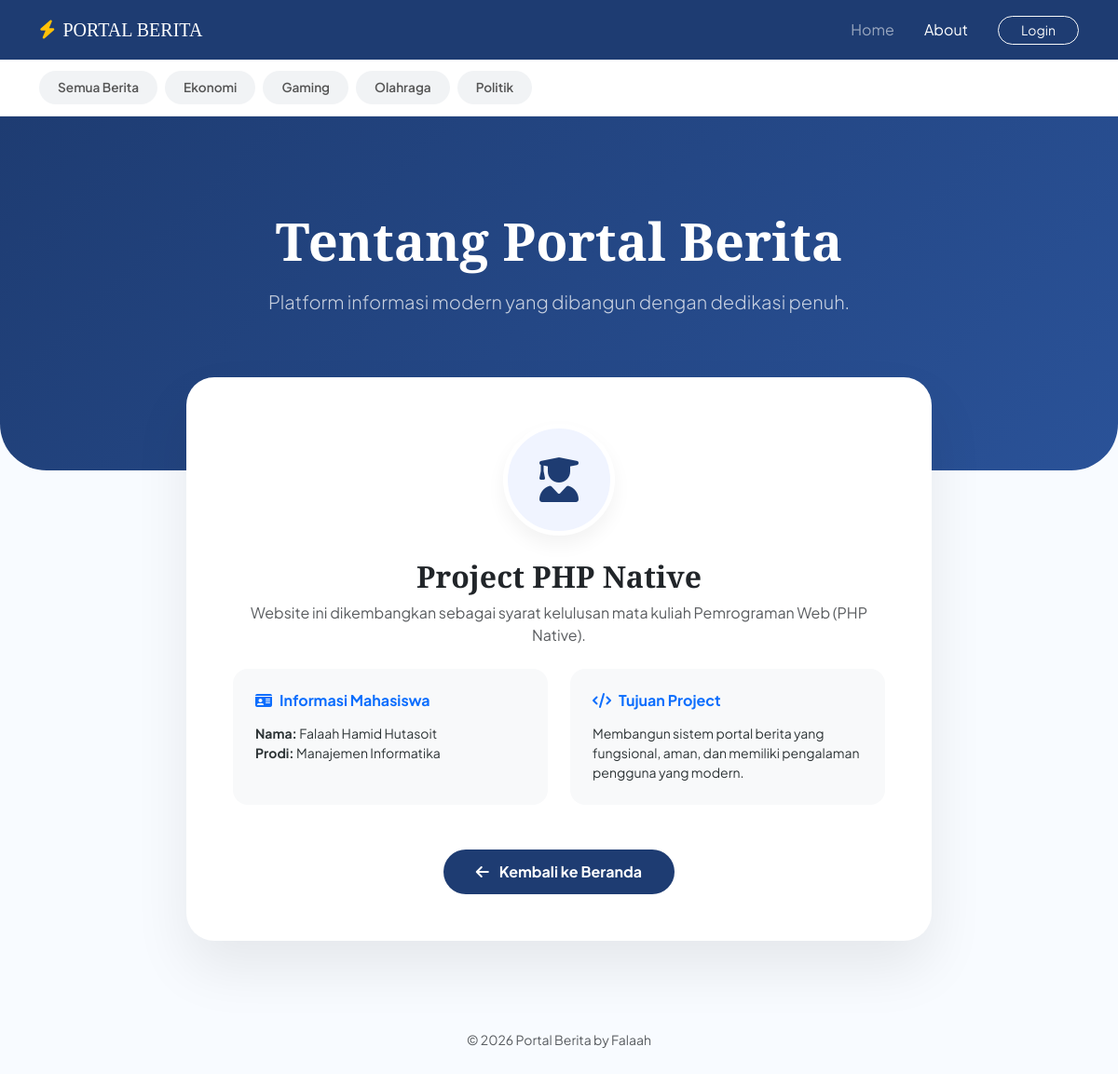
Page /about.php on the committed database.
### tables this page shows
CREATE TABLE `tb_kategori` (
  `id_kategori` int(3) NOT NULL,
  `kategori` varchar(150) NOT NULL
);

### about.php (the view, shortened to what this page needs)
<?php
include 'config/koneksi.php';
?>
<!DOCTYPE html>
<html lang="id">
<head>
    <link href="https://cdn.jsdelivr.net/npm/bootstrap@5.3.3/dist/css/bootstrap.min.css" rel="stylesheet">
    <link rel="stylesheet" href="https://cdnjs.cloudflare.com/ajax/libs/font-awesome/6.5.2/css/all.min.css">
</head>
<body>
<nav class="navbar navbar-expand-lg navbar-dark">
    <div class="container">
        <a class="navbar-brand" href="index.php"><i class="fas fa-bolt me-2 text-warning"></i>PORTAL BERITA</a>
        <div class="collapse navbar-collapse">
            <ul class="navbar-nav ms-auto align-items-center">
                <li class="nav-item"><a class="nav-link px-3" href="index.php">Home</a></li>
                <li class="nav-item"><a class="nav-link px-3 active" href="about.php">About</a></li>
                <?php if(isset($_SESSION['admin_login'])): ?>
                    <li class="nav-item ms-lg-3"><a href="admin/logout.php" class="btn btn-danger btn-sm rounded-pill px-3">Logout</a></li>
                <?php else: ?>
                    <li class="nav-item ms-lg-3"><a href="admin/login.php" class="btn btn-outline-light btn-sm rounded-pill px-4">Login</a></li>
                <?php endif; ?>
            </ul>
        </div>
    </div>
</nav>
<div class="category-bar">
    <div class="container d-flex overflow-auto" style="scrollbar-width: none;">
        <a href="index.php" class="cat-link">Semua Berita</a>
        <?php
        $kat_q = mysqli_query($conn, "SELECT * FROM tb_kategori ORDER BY kategori ASC");
        while($k = mysqli_fetch_array($kat_q)) {
            echo "<a href='kategori.php?id_kategori={$k['id_kategori']}' class='cat-link'>".htmlspecialchars($k['kategori'])."</a>";
        }
        ?>
    </div>
</div>
<header class="about-header text-center">
    <div class="container">
        <h1 class="display-4 fw-bold mb-3">Tentang Portal Berita</h1>
        <p class="lead opacity-75">Platform informasi modern yang dibangun dengan dedikasi penuh.</p>
    </div>
</header>
<div class="container mb-5">
    <div class="profile-card text-center mx-auto" style="max-width: 800px;">
        <div class="creator-avatar">
            <i class="fas fa-user-graduate"></i>
        </div>
        <h2 class="fw-bold text-dark mb-2">Project PHP Native</h2>
        <p class="text-muted mb-4">Website ini dikembangkan sebagai syarat kelulusan mata kuliah Pemrograman Web (PHP Native).</p>
        <div class="row text-start mb-5 g-4">
            <div class="col-md-6">
                <div class="p-4 rounded-4 bg-light h-100">
                    <h6 class="fw-bold text-primary mb-3"><i class="fas fa-id-card me-2"></i>Informasi Mahasiswa</h6>
                    <p class="m-0 small"><strong>Nama:</strong> Falaah Hamid Hutasoit</p>
                    <p class="m-0 small"><strong>Prodi:</strong> Manajemen Informatika</p>
                </div>
            </div>
            <div class="col-md-6">
                <div class="p-4 rounded-4 bg-light h-100">
                    <h6 class="fw-bold text-primary mb-3"><i class="fas fa-code me-2"></i>Tujuan Project</h6>
                    <p class="m-0 small">Membangun sistem portal berita yang fungsional, aman, dan memiliki pengalaman pengguna yang modern.</p>
                </div>
            </div>
        </div>
        <a href="index.php" class="btn btn-back">
            <i class="fas fa-arrow-left me-2"></i> Kembali ke Beranda
        </a>
    </div>
</div>
<footer class="py-5 text-center text-muted small">
    &copy; 2026 Portal Berita by Falaah
</footer>
</body>
</html>

### about.php (style rules this page uses)
:root { --primary-navy: #1e3c72; --accent-blue: #0d6efd; --soft-bg: #f8fbff; }
body { font-family: 'Plus Jakarta Sans', sans-serif; background-color: var(--soft-bg); color: #2d3436; }
h1, h2, .navbar-brand { font-family: 'Playfair Display', serif; }
.navbar { background-color: var(--primary-navy) !important; padding: 12px 0; }
.category-bar { background: #fff; border-bottom: 1px solid #eee; padding: 12px 0; }
.cat-link { display: inline-block; padding: 8px 20px; margin-right: 8px; border-radius: 50px; color: #555; text-decoration: none; font-size: 0.85rem; font-weight: 600; background: #f1f3f5; }
.about-header { background: linear-gradient(135deg, #1e3c72 0%, #2a5298 100%); color: white; padding: 100px 0 150px 0; border-radius: 0 0 50px 50px; }
.profile-card { background: white; border: none; border-radius: 30px; margin-top: -100px; padding: 50px; box-shadow: 0 30px 60px rgba(0,0,0,0.08); }
.creator-avatar { width: 120px; height: 120px; background: #f0f4ff; color: var(--primary-navy); border-radius: 50%; display: flex; align-items: center; justify-content: center; font-size: 3rem; margin: 0 auto 25px; border: 5px solid #fff; box-shadow: 0 10px 20px rgba(0,0,0,0.05); }
.btn-back { background: var(--primary-navy); color: white; border-radius: 50px; padding: 12px 35px; font-weight: 700; transition: 0.3s; border: none; }

### rows in the picture
tb_kategori: kategori "Ekonomi"
tb_kategori: kategori "Gaming"
tb_kategori: kategori "Olahraga"
tb_kategori: kategori "Politik"
